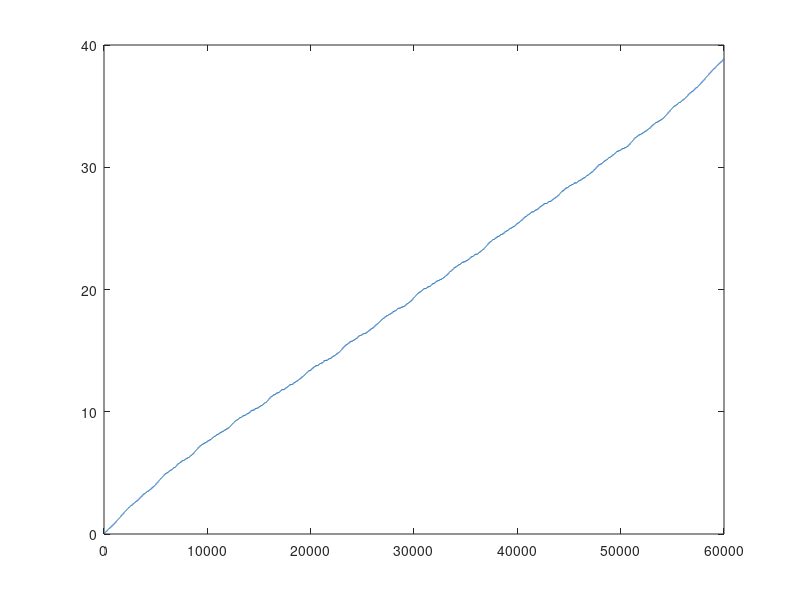
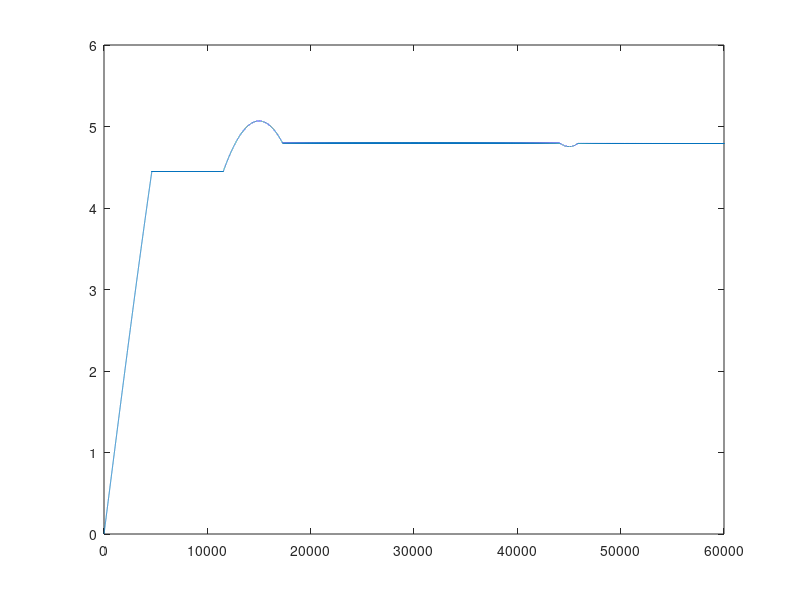

The MATLAB source for these figures, in order: (Note: this script raises an error after producing the figures.)
clear; 
% close all;


lambda = 0.03;


mu = 4 * 2 / lambda; % Mean Doppler
sigma = 0.1 * 2 / lambda;


PRT = 1e-3; 
f_amb = 1/(2 * PRT);

hs = 300;
N = hs * 200; % Total number of points in time axis


f = linspace(-f_amb, f_amb, N); % velocity axis for the entire rotation



S_ = gaussmf(f, [sigma, mu]);


s_num = ifft(ifftshift(sqrt(S_)));

t1 = 0:PRT:(N - 1) * PRT;

th = linspace(0, 2*pi, N);

Omega = (1.8 * pi/180)/(hs .* PRT);

s_analyt = (2/pi)^(1/4) * sqrt(sigma.*cos(th)) .* exp(-(sigma.*cos(th)).^2.*t1.^2) .* exp(1j .* 2 .* pi .* mu .* t1 .* (eps + sin(Omega .* t1))./(eps + Omega .* t1)); % analytical IFFT 
% s_analyt = hamming(1, N) .* ifftshift((2/pi)^(1/4) * sqrt(sigma) .* exp(sigma^2*t1.^2) .* exp(1j .* 2 .* pi .* mu .* t1)); % analytical IFFT s_analyt = 0 .* exp(1j .* 2 .* pi .* mu .* t1);



figure; plot(unwrap(angle(s_num))/(2*pi*mu));
figure; plot(unwrap(angle(s_analyt))/(2*pi*mu));

[S1, F1, Ti1, P1] = spectrogram(s_analyt, hs, 0, hs , N*1/60);


S1 = S1./max(S1(:));
S1_norm = fftshift(S1',2);
S1_norm_db = 20*log(abs(S1_norm));

% F1_doppler = F1 - N/2;
% 
% V_doppler = lambda .* F1_doppler ./ 2;


f_axis_hs = linspace(-f_amb*lambda/2, f_amb*lambda/2, hs);


figure;
surface(f_axis_hs, Ti1, S1_norm_db); shading flat;
colormap('jet');
colorbar;

xlabel('Doppler velocity [ms^{-1}]', 'FontSize', 12, 'FontWeight', 'bold');
ylabel('Azimuth [Deg]', 'FontSize', 12, 'FontWeight', 'bold');
title('Doppler Spectrum');


%% 




[~, idx1] = (min(abs(f - mu)));
S_Dirac_f = dirac(f - f(idx1)); 
idx = S_Dirac_f == Inf;
S_Dirac_f(idx) = 1;

s_num_dirac = ifft(ifftshift(sqrt(S_Dirac_f)));

figure; plot(unwrap(angle(s_num_dirac))/(2*pi*mu));